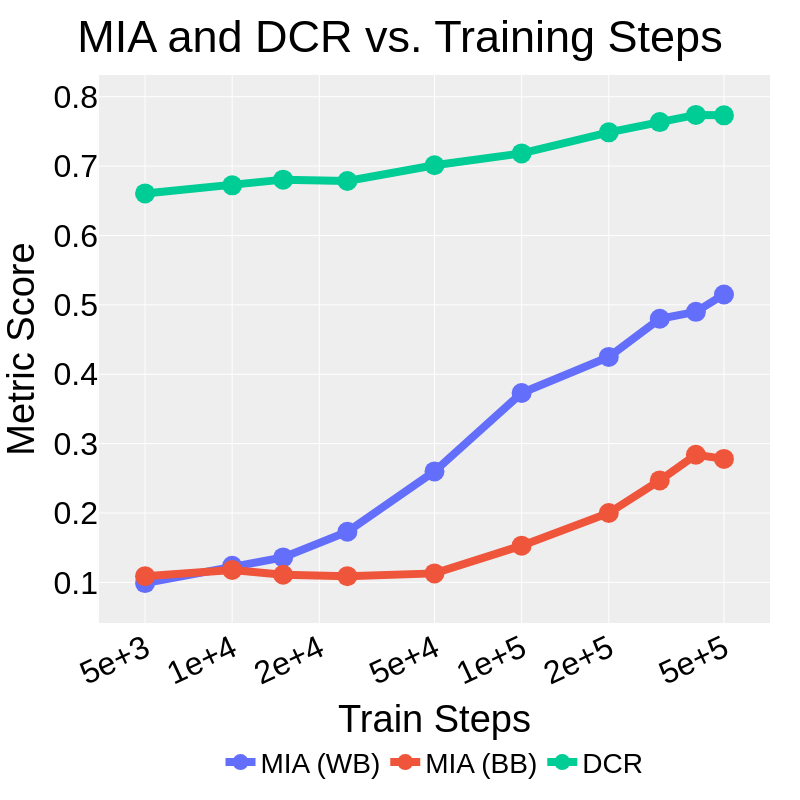

Notebook code cell kept with this figure:
### Code cell
# Train steps figure
df = {"Train Steps": train_steps, "MIA (WB)": train_steps_wb, "MIA (BB)": train_steps_bb, "DCR": train_steps_dcr}

fig = px.line(
    data_frame=df,
    x="Train Steps",
    y=["MIA (WB)", "MIA (BB)", "DCR"],
    markers=True,
    title="MIA and DCR vs. Training Steps",
)
fig.update_layout(
    xaxis=dict(
        tickmode='array',  # Set tickmode to 'array' to use tickvals/ticktext
        tickvals=[5e03, 1e04, 2e04, 5e04, 1e05, 2e05, 5e05],   # Specify the x-coordinates of your data points as tick values
    ),
)
fig.update_xaxes(
    type="log", matches=None, tickangle=-25, title_font_family="Helvetica", tickfont_family="Helvetica", tickfont_size=FONT_SIZE, tickformat=".1E"
)
fig.update_yaxes(
    matches=None, title = "Metric Score", tickangle=0, title_font_family="Helvetica", tickfont_family="Helvetica", tickfont_size=FONT_SIZE,
)
fig.update_traces(marker=dict(size=20), line=dict(width=8))

customize_figure_layout(fig)
save_and_display_figure(fig, "mia_dcr_train_steps", plots_dir)

### Figure 1 — Plotly figure (JSON) as saved in the notebook; plotly's stock layout.template omitted (floating-point values rounded to 4 significant figures)
{"data": [{"hovertemplate": "variable=MIA (WB)<br>Train Steps=%{x}<br>value=%{y}<extra></extra>", "legendgroup": "MIA (WB)", "line": {"color": "#636efa", "dash": "solid", "width": 8}, "marker": {"size": 20, "symbol": "circle"}, "mode": "lines+markers", "name": "MIA (WB)", "orientation": "v", "showlegend": true, "type": "scatter", "x": [5000.0, 10000.0, 15000.0, 25000.0, 50000.0, 100000.0, 200000.0, 300000.0, 400000.0, 500000.0], "xaxis": "x", "y": [0.099, 0.124, 0.136, 0.173, 0.26, 0.373, 0.425, 0.48, 0.49, 0.515], "yaxis": "y"}, {"hovertemplate": "variable=MIA (BB)<br>Train Steps=%{x}<br>value=%{y}<extra></extra>", "legendgroup": "MIA (BB)", "line": {"color": "#EF553B", "dash": "solid", "width": 8}, "marker": {"size": 20, "symbol": "circle"}, "mode": "lines+markers", "name": "MIA (BB)", "orientation": "v", "showlegend": true, "type": "scatter", "x": [5000.0, 10000.0, 15000.0, 25000.0, 50000.0, 100000.0, 200000.0, 300000.0, 400000.0, 500000.0], "xaxis": "x", "y": [0.109, 0.118, 0.111, 0.109, 0.113, 0.153, 0.2, 0.247, 0.284, 0.278], "yaxis": "y"}, {"hovertemplate": "variable=DCR<br>Train Steps=%{x}<br>value=%{y}<extra></extra>", "legendgroup": "DCR", "line": {"color": "#00cc96", "dash": "solid", "width": 8}, "marker": {"size": 20, "symbol": "circle"}, "mode": "lines+markers", "name": "DCR", "orientation": "v", "showlegend": true, "type": "scatter", "x": [5000.0, 10000.0, 15000.0, 25000.0, 50000.0, 100000.0, 200000.0, 300000.0, 400000.0, 500000.0], "xaxis": "x", "y": [0.6606, 0.6723, 0.6805, 0.6785, 0.7013, 0.7183, 0.7487, 0.7634, 0.7738, 0.7732], "yaxis": "y"}], "layout": {"font": {"color": "black", "family": "Helvetica", "size": 32}, "height": 800, "legend": {"font": {"size": 28}, "orientation": "h", "title": {"font": {"family": "Helvetica"}, "text": ""}, "tracegroupgap": 0, "valign": "top", "x": 0.5, "xanchor": "center", "y": -0.3, "yanchor": "bottom"}, "margin": {"b": 25, "l": 30, "r": 30, "t": 75}, "plot_bgcolor": "#eeeeee", "title": {"font": {"family": "Helvetica"}, "text": "MIA and DCR vs. Training Steps", "x": 0.5, "y": 0.975}, "width": 800, "xaxis": {"anchor": "y", "domain": [0, 1], "tickangle": -25, "tickfont": {"family": "Helvetica", "size": 32}, "tickformat": ".1E", "tickmode": "array", "tickvals": [5000, 10000, 20000, 50000, 100000, 200000, 500000], "title": {"font": {"family": "Helvetica"}, "text": "Train Steps"}, "type": "log"}, "yaxis": {"anchor": "x", "domain": [0, 1], "tickangle": 0, "tickfont": {"family": "Helvetica", "size": 32}, "title": {"font": {"family": "Helvetica"}, "text": "Metric Score"}}}}
